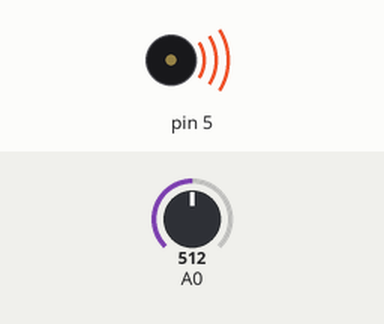
Recording of a sketch running on a simulated Arduino Uno, built with avr-gcc and run on an emulated ATmega328P. Parts: buzzer (waves = sounding). Inputs (shaded band) come from the test bench; at power-on: A0 = 512. What the sketch prints to the serial monitor is not drawn.

Above: at 0.1 s.
Timing chart, 0 to 1.6 s (numbered marks = the images above):
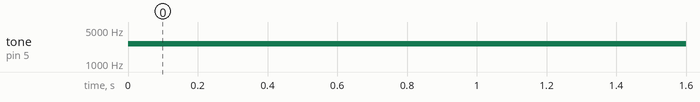

Measured:
- by itself, tone on pin 5: silent → 2608 Hz at 0.00 s

The sketch:

frequency-control.ino
```cpp
void setup() {
  // nothing to do here
  Serial.begin(9600);
}
void loop() {
  // get a sensor reading:
  int sensorReading = analogRead(A0);
  Serial.println(sensorReading);
  // map the results from the sensor reading's range
  // to the desired pitch range:
  float frequency = map(sensorReading, 50, 400, 100, 2000);
  // change the pitch, play for 10 ms:
  tone(5, frequency, 500);
  delay(100);
}
```
